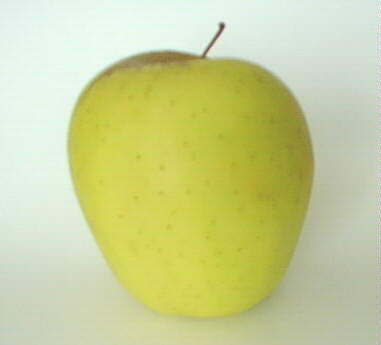
#> input picture AC/datasets/FRUITS/APPLES/A01.JPG, 381 x 345 px; its folder holds only this picture in this run
$ jupyter execute aula2.ipynb
#> lines starting #> are read from the running program, lines starting #| are printed output that depends on the picture; after the words box and inside, x2 and y2 are one past the last pixel; in counts of white or black regions, pixels touching at a corner belong together
[cell 1]
from matplotlib.axis import XAxis
import numpy as np
import cv2 as cv
import plotly.express as px
import glob
from matplotlib.pyplot import scatter, xlabel, ylabel
from skimage import io

#Paths to the images
apple_path='Datasets/FRUITS/APPLES';
orange_path='Datasets/FRUITS/ORANGES';
peache_path='Datasets/FRUITS/PEACHES';

# Procurar todas as imagens .JPG dentro de cada pasta # glob.glob() devolve uma lista com os caminhos das imagens
#Get file names from directories
ap_imgs=glob.glob(apple_path+'/*.JPG'); ##serve o mesmo efeito que o list dir
or_imgs=glob.glob(orange_path+'/*.JPG');
pe_imgs=glob.glob(peache_path+'/*.JPG');

#Compute number of images with apples, oranges and peaches
n_ap=len(ap_imgs);
n_or=len(or_imgs);
n_pe=len(pe_imgs);
n_fr=n_ap+n_or+n_pe;
print(f"Existem {n_ap} maçãs")
print(f"Existem {n_or} laranjas")
print(f"Existem {n_pe} pêssegos")
print(f"Existem {n_fr} frutas no total")

#Empty feature vectors
cr=np.zeros(n_fr);#Color ratio
sr=np.zeros(n_fr);#Shape ratio
labels=[];

imgs=[ap_imgs,or_imgs,pe_imgs];
fnames=['Apples','Oranges','Peaches']
k=0;

for i in ap_imgs:
    image_total=io.imread(i)
#> image_total is the input picture: shape (345, 381, 3); mean R, G, B 202.8, 208.5, 150.1
    vermelho=image_total[150:200,150:200,0]
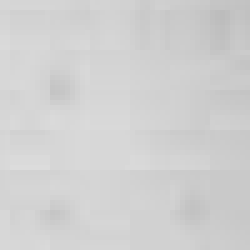
#> vermelho: shape (50, 50) (shown 5 times larger); min 188, max 220, mean 208.6
    verde=image_total[150:200,150:200,1]

    # Converter a imagem para grayscale #
    # # A imagem deixa de ter 3 canais (RGB/BGR) # e passa a ter apenas um valor de intensidade # por pixel.
    Image_grey_scale=cv.cvtColor(image_total,cv.COLOR_BGR2GRAY)
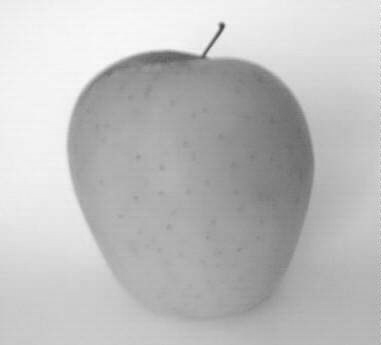
#> Image_grey_scale: shape (345, 381); min 68, max 249, mean 190.4
    Image_equalized=cv.equalizeHist(Image_grey_scale)
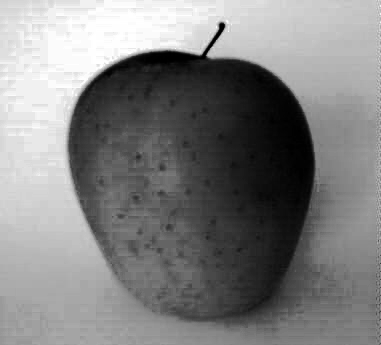
#> Image_equalized: shape (345, 381); min 0, max 255, mean 128.9
    # Transformar a imagem grayscale numa imagem binária. #
    #  # Se o pixel tiver valor <= 100: # passa para 0 (preto) #
    # # Se o pixel tiver valor > 100: # passa para 255 (branco) #
    #  # _ -> valor do threshold que não precisamos de guardar # Imagem_final -> imagem binária resultante
    _, Imagem_final=cv.threshold(Image_equalized,100,255,cv.THRESH_BINARY)#estamos a passar uma imagem grayscale (0 e 1)
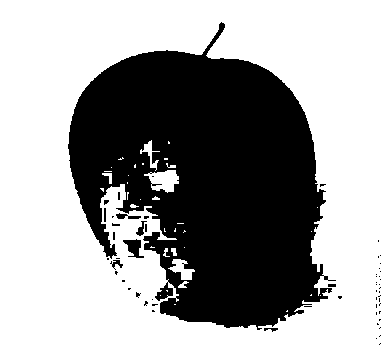
#> Imagem_final: shape (345, 381); 60.8% white; 58 black regions (50 under 20 px), largest, box (x1, y1, x2, y2) and area: (68, 22, 336, 330) 50758, (123, 239, 144, 258) 214, (116, 213, 141, 219) 83

    #Find the indexes of the contour, vê onde é que há mudanças de cor
    [row,col] = np.where(np.diff(Imagem_final[0:-5,0:-5])!=0);#so vai ficar com os primeiros pontos
#> row = 1692 values from 22 to 331; col = 1692 values, max 341 at index 1521, min 67 at index 270, mean 178.6

    #Compute the shape ratio
    sr[k]=(max(col)-min(col))/(max(row)-min(row));

    valor_medio_vermelho= np.mean(vermelho)
#> valor_medio_vermelho = 208.6
    valor_medio_verde=np.mean(verde)
#> valor_medio_verde = 207.6

    ratio_apples_colour=valor_medio_vermelho/valor_medio_verde
#> ratio_apples_colour = 1
    cr[k]=ratio_apples_colour
    labels.append('Apples')
    k=k+1

for i in or_imgs:
    image_total=io.imread(i)
    vermelho=image_total[150:200,150:200,0]
    verde=image_total[150:200,150:200,1]
    Image_grey_scale=cv.cvtColor(image_total,cv.COLOR_BGR2GRAY)
    Image_equalized=cv.equalizeHist(Image_grey_scale)
    _, Imagem_final=cv.threshold(Image_equalized,100,255,cv.THRESH_BINARY)#estamos a passar uma imagem grayscale (0 e 1)
    #Find the indexes of the contour
    [row,col] = np.where(np.diff(Imagem_final[0:-5,0:-5])!=0);#so vai ficar com os primeiros pontos
    #Compute the shape ratio
    sr[k]=(max(col)-min(col))/(max(row)-min(row));
    valor_medio_vermelho= np.mean(vermelho)
    valor_medio_verde=np.mean(verde)
    ratio_oranges_colour=valor_medio_vermelho/valor_medio_verde
    cr[k]=ratio_oranges_colour
    labels.append('Oranges')
    k=k+1

for i in pe_imgs:
    image_total=io.imread(i)
    vermelho=image_total[150:200,150:200,0]
    verde=image_total[150:200,150:200,1]
    Image_grey_scale=cv.cvtColor(image_total,cv.COLOR_BGR2GRAY)
    Image_equalized=cv.equalizeHist(Image_grey_scale)
    _, Imagem_final=cv.threshold(Image_equalized,100,255,cv.THRESH_BINARY)#estamos a passar uma imagem grayscale (0 e 1)
    #Find the indexes of the contour
    [row,col] = np.where(np.diff(Imagem_final[0:-5,0:-5])!=0);#so vai ficar com os primeiros pontos
    #Compute the shape ratio
    sr[k]=(max(col)-min(col))/(max(row)-min(row));
    valor_medio_vermelho= np.mean(vermelho)
    valor_medio_verde=np.mean(verde)
    ratio_peaches_colour=valor_medio_vermelho/valor_medio_verde
    cr[k]=ratio_peaches_colour
    labels.append('Peaches')
    k=k+1

px.scatter(x=cr,y=sr,color=labels,labels=dict(x="Color Ratio", y="Shape Ratio",color="Fruit"))

$ run again, on AC/datasets/FRUITS/APPLES/A05.JPG
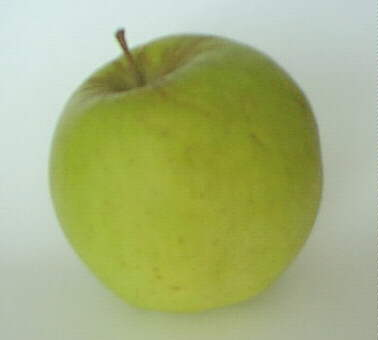
#> input picture AC/datasets/FRUITS/APPLES/A05.JPG, 378 x 340 px
#> image_total is the input picture: shape (340, 378, 3); mean R, G, B 167.2, 178.2, 123.4
#> `Image_equalized=cv.equalizeHist(Image_grey_scale)`:
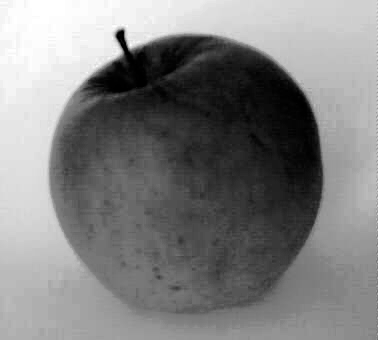
#> Image_equalized: shape (340, 378); min 0, max 255, mean 128.6
#> `_, Imagem_final=cv.threshold(Image_equalized,100,255,cv.THRESH_BINARY)..`:
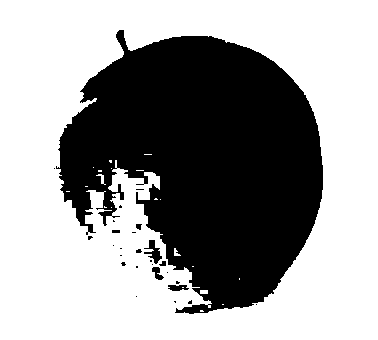
#> Imagem_final: shape (340, 378); 61.6% white; 27 black regions (20 under 20 px), largest, box (x1, y1, x2, y2) and area: (56, 30, 323, 314) 48844, (144, 240, 162, 264) 186, (168, 285, 189, 291) 94
#> row = 1268 values from 30 to 313; col = 1268 values, max 322 at index 341, min 53 at index 358, mean 164.1
#> valor_medio_vermelho = 155.4
#> valor_medio_verde = 165.5
#> ratio_apples_colour = 0.939

$ run again, on AC/datasets/FRUITS/APPLES/A06.JPG
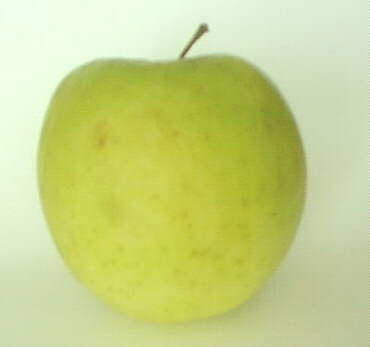
#> input picture AC/datasets/FRUITS/APPLES/A06.JPG, 370 x 347 px
#> image_total is the input picture: shape (347, 370, 3); mean R, G, B 200.4, 210.8, 134.9
#> `Image_equalized=cv.equalizeHist(Image_grey_scale)`:
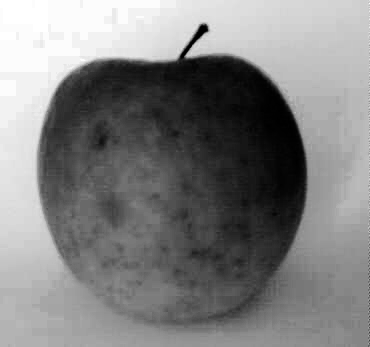
#> Image_equalized: shape (347, 370); min 0, max 255, mean 128.8
#> `_, Imagem_final=cv.threshold(Image_equalized,100,255,cv.THRESH_BINARY)..`:
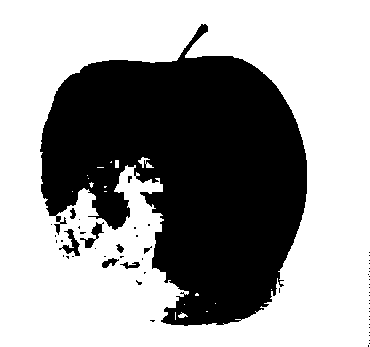
#> Imagem_final: shape (347, 370); 61.2% white; 56 black regions (47 under 20 px), largest, box (x1, y1, x2, y2) and area: (40, 24, 307, 326) 49029, (59, 229, 80, 256) 214, (80, 222, 104, 248) 195
#> row = 1454 values from 24 to 325; col = 1454 values, max 306 at index 297, min 39 at index 262, mean 151.4
#> valor_medio_vermelho = 199
#> valor_medio_verde = 202.4
#> ratio_apples_colour = 0.983

$ run again, on AC/datasets/FRUITS/APPLES/A07.JPG
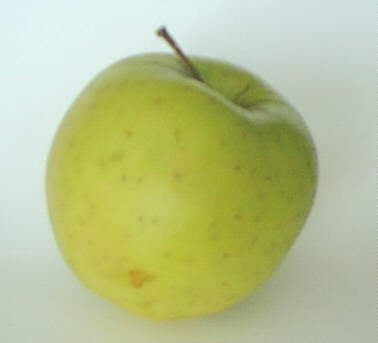
#> input picture AC/datasets/FRUITS/APPLES/A07.JPG, 378 x 343 px
#> image_total is the input picture: shape (343, 378, 3); mean R, G, B 184.6, 193.8, 141.8
#> `Image_equalized=cv.equalizeHist(Image_grey_scale)`:
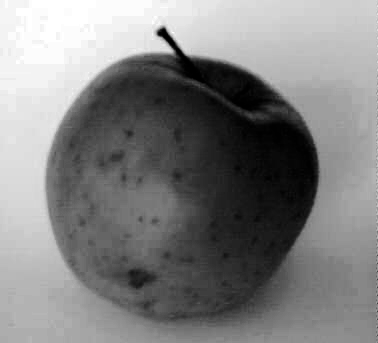
#> Image_equalized: shape (343, 378); min 0, max 255, mean 128.6
#> `_, Imagem_final=cv.threshold(Image_equalized,100,255,cv.THRESH_BINARY)..`:
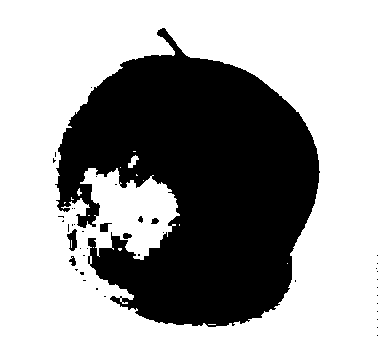
#> Imagem_final: shape (343, 378); 61.7% white; 43 black regions (36 under 20 px), largest, box (x1, y1, x2, y2) and area: (55, 28, 320, 327) 49196, (67, 229, 77, 251) 133, (100, 223, 112, 232) 72
#> row = 1382 values from 28 to 326; col = 1382 values, max 319 at index 369, min 52 at index 292, mean 146.3
#> valor_medio_vermelho = 180.1
#> valor_medio_verde = 184.8
#> ratio_apples_colour = 0.975

$ run again, on AC/datasets/FRUITS/APPLES/A02.JPG
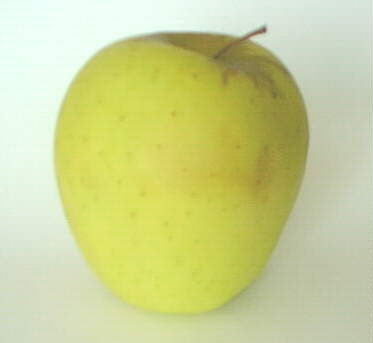
#> input picture AC/datasets/FRUITS/APPLES/A02.JPG, 373 x 343 px
#> image_total is the input picture: shape (343, 373, 3); mean R, G, B 204.4, 210.4, 147
#> `_, Imagem_final=cv.threshold(Image_equalized,100,255,cv.THRESH_BINARY)..`:
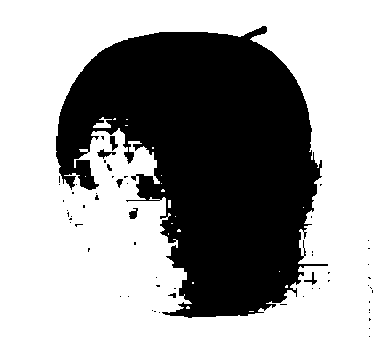
#> Imagem_final: shape (343, 373); 61.7% white; 60 black regions (52 under 20 px), largest, box (x1, y1, x2, y2) and area: (56, 26, 328, 318) 48470, (97, 149, 116, 159) 80, (110, 136, 118, 151) 69
#> row = 1492 values from 26 to 317; col = 1492 values, max 329 at index 1261, min 55 at index 286, mean 180.5
#> valor_medio_vermelho = 214.1
#> valor_medio_verde = 210.1
#> ratio_apples_colour = 1.02
